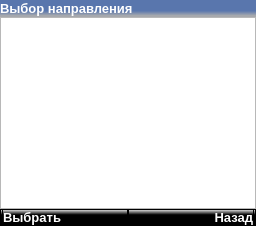
      <widget class="QWidget" name="direction_selection_page">
       <layout class="QVBoxLayout" name="verticalLayout_36">
        <property name="spacing">
         <number>0</number>
        </property>
        <property name="leftMargin">
         <number>0</number>
        </property>
        <property name="topMargin">
         <number>0</number>
        </property>
        <property name="rightMargin">
         <number>0</number>
        </property>
        <property name="bottomMargin">
         <number>0</number>
        </property>
        <item>
         <layout class="QVBoxLayout" name="verticalLayout_35">
          <property name="spacing">
           <number>0</number>
          </property>
          <item>
           <widget class="QWidget" name="widget_16" native="true">
            <property name="styleSheet">
             <string notr="true">color: rgb(255, 255, 255);
background: qlineargradient(spread:pad, x1:0, y1:0, x2:0, y2:1, stop:0.659091 rgba(89, 118, 173, 255), stop:1 rgba(173, 173, 173, 255));</string>
            </property>
            <layout class="QVBoxLayout" name="verticalLayout_31">
             <property name="spacing">
              <number>0</number>
             </property>
             <property name="leftMargin">
              <number>0</number>
             </property>
             <property name="topMargin">
              <number>1</number>
             </property>
             <property name="rightMargin">
              <number>0</number>
             </property>
             <property name="bottomMargin">
              <number>1</number>
             </property>
             <item>
              <widget class="QLabel" name="label_40">
               <property name="sizePolicy">
                <sizepolicy hsizetype="Preferred" vsizetype="Fixed">
                 <horstretch>0</horstretch>
                 <verstretch>0</verstretch>
                </sizepolicy>
               </property>
               <property name="sizeIncrement">
                <size>
                 <width>0</width>
                 <height>0</height>
                </size>
               </property>
               <property name="baseSize">
                <size>
                 <width>0</width>
                 <height>0</height>
                </size>
               </property>
               <property name="font">
                <font>
                 <pointsize>10</pointsize>
                 <weight>75</weight>
                 <bold>true</bold>
                </font>
               </property>
               <property name="styleSheet">
                <string notr="true"/>
               </property>
               <property name="text">
                <string>Выбор направления</string>
               </property>
               <property name="scaledContents">
                <bool>false</bool>
               </property>
              </widget>
             </item>
            </layout>
           </widget>
          </item>
          <item>
           <widget class="QListWidget" name="direction_selection_list">
            <property name="styleSheet">
             <string notr="true">QListView {
    show-decoration-selected: 1; /* make the selection span the entire width of the view */
}

QListView::item:selected:!active {
    background: qlineargradient(x1: 0, y1: 0, x2: 0, y2: 1,
                                stop: 0 #385282, stop: 1 #7597D9);
	color: #FFFFFF;
}</string>
            </property>
           </widget>
          </item>
          <item>
           <widget class="QWidget" name="horizontalWidget_10" native="true">
            <property name="sizePolicy">
             <sizepolicy hsizetype="Preferred" vsizetype="Fixed">
              <horstretch>0</horstretch>
              <verstretch>0</verstretch>
             </sizepolicy>
            </property>
            <property name="styleSheet">
             <string notr="true">QWidget {
		background: qlineargradient(spread:pad, x1:0, y1:1, x2:0, y2:0, stop:0.659091 rgba(0, 0, 0, 255), stop:1 rgba(255, 255, 255, 255));
border: 1px solid black;
}
QLabel {
	color: rgb(255, 255, 255)
}</string>
            </property>
            <layout class="QHBoxLayout" name="horizontalLayout_11">
             <property name="spacing">
              <number>0</number>
             </property>
             <property name="leftMargin">
              <number>2</number>
             </property>
             <property name="topMargin">
              <number>0</number>
             </property>
             <property name="rightMargin">
              <number>2</number>
             </property>
             <property name="bottomMargin">
              <number>0</number>
             </property>
             <item>
              <widget class="QPushButton" name="direction_selection_left">
               <property name="font">
                <font>
                 <pointsize>10</pointsize>
                 <weight>75</weight>
                 <bold>true</bold>
                </font>
               </property>
               <property name="layoutDirection">
                <enum>Qt::LeftToRight</enum>
               </property>
               <property name="autoFillBackground">
                <bool>false</bool>
               </property>
               <property name="styleSheet">
                <string notr="true">color: rgb(255, 255, 255);
text-align:left;</string>
               </property>
               <property name="text">
                <string>Выбрать</string>
               </property>
               <property name="autoDefault">
                <bool>false</bool>
               </property>
               <property name="default">
                <bool>false</bool>
               </property>
               <property name="flat">
                <bool>false</bool>
               </property>
              </widget>
             </item>
             <item>
              <widget class="QPushButton" name="direction_selection_right">
               <property name="font">
                <font>
                 <pointsize>10</pointsize>
                 <weight>75</weight>
                 <bold>true</bold>
                </font>
               </property>
               <property name="layoutDirection">
                <enum>Qt::LeftToRight</enum>
               </property>
               <property name="autoFillBackground">
                <bool>false</bool>
               </property>
               <property name="styleSheet">
                <string notr="true">color: rgb(255, 255, 255);
text-align:right;</string>
               </property>
               <property name="text">
                <string>Назад</string>
               </property>
               <property name="autoDefault">
                <bool>false</bool>
               </property>
               <property name="default">
                <bool>false</bool>
               </property>
               <property name="flat">
                <bool>false</bool>
               </property>
              </widget>
             </item>
            </layout>
           </widget>
          </item>
         </layout>
        </item>
       </layout>
      </widget>
